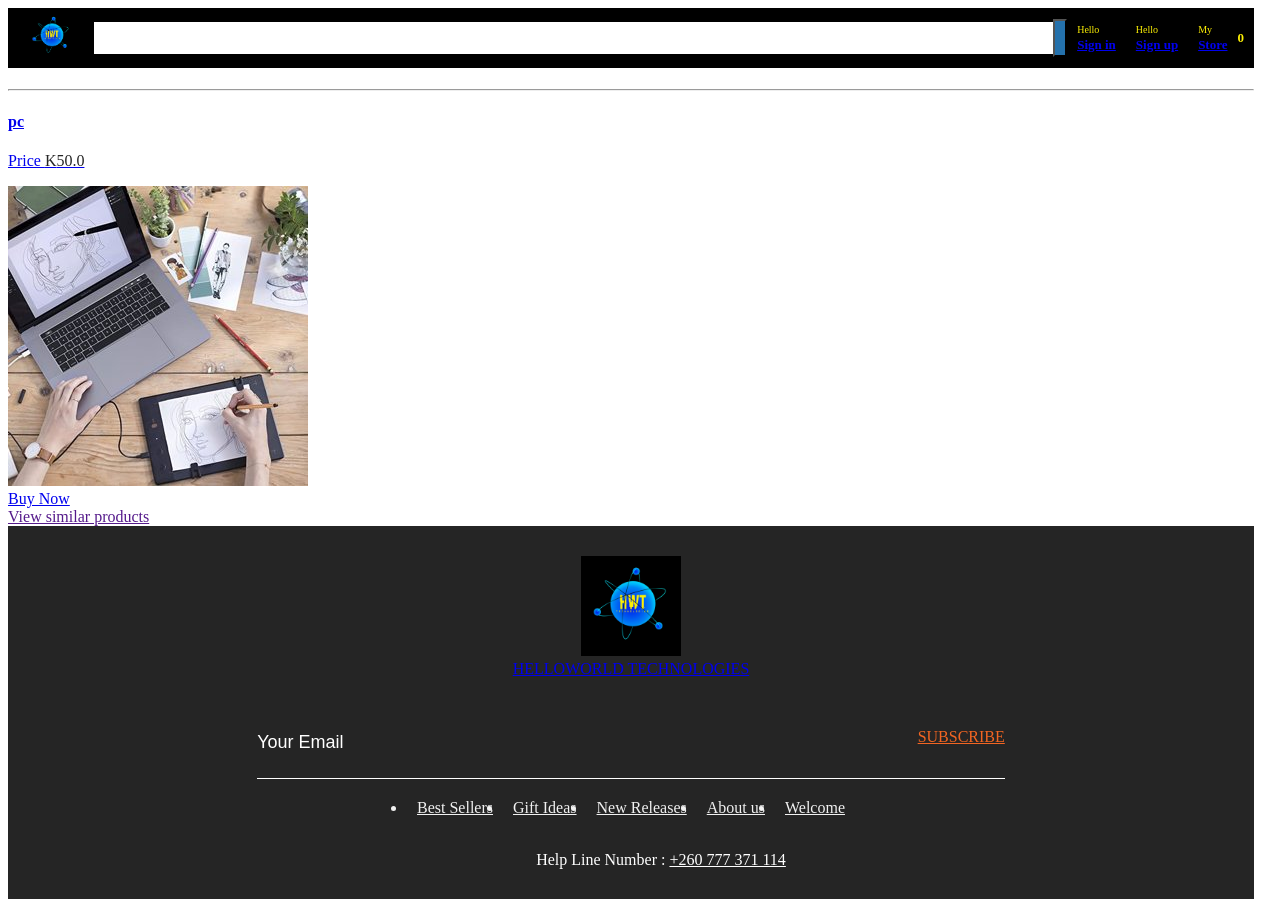
Screenshot of /Electronics/ with the database file from the repository.
### store/models.py (models this page shows, shortened)
class Product(models.Model):
    DELETED = 'deleted'
    ACTIVE = 'active'
    STATUS = (
        ('True', 'True'),
        ('False', 'False'),
        ('DELETED', 'deleted'),
        ('DRAFT', 'draft'),
        ('ACTIVE', 'Active'),
    )
    VARIANTS = (
        ('None', 'None'),
        ('Size', 'Size'),
        ('Color', 'Color'),
        ('Size-Color', 'Size-Color'),
    )
    vendor = models.ForeignKey(Vendor, related_name='products', on_delete=models.CASCADE, default=True)
    category = models.ForeignKey(Category, related_name= 'products', on_delete=models.CASCADE) #many to one relation with Category
    title = models.CharField(max_length=150)
    keywords = models.CharField(max_length=255)
    description = models.TextField(max_length=255)
    image=models.ImageField(upload_to='images/',null=True, blank=True)
    thumbnail = models.ImageField(upload_to='uploads/product_images/thumbnail', blank=True, null=True)
    price = models.IntegerField()
    amount=models.IntegerField(default=0, blank=True, null=True)
    minamount=models.IntegerField(default=3, blank=True, null=True)
    variant=models.CharField(max_length=10,choices=VARIANTS, default='None')
    detail=RichTextUploadingField(blank=True, null=True)
    slug = models.SlugField(null=False, unique=True)
    status=models.CharField(max_length=10,choices=STATUS, default=ACTIVE)
    create_at=models.DateTimeField(auto_now_add=True)
    update_at=models.DateTimeField(auto_now=True)
    def get_display_price(self): ### to display price in decimal of the product on the front page
        return self.price / 100
    class Meta: #this function sorts products in the order of newly created to be listed first on the front page
        ordering = ('-create_at',)
    def image_tag(self): ## method to create a fake table field in read only mode
        return mark_safe('<img src="{}" height="50"/>'.format(self.image.url))
    image_tag.short_description = 'Image'
    def get_thumbnail(self):
        if self.thumbnail:
            return self.thumbnail.url

### store/views.py (the view)
# urls.py: path('<slug:slug>/', views.category_detail, name='category_detail'),
def category_detail(request, slug):
    category = get_object_or_404(Category, slug=slug)
    products = category.products.exclude(status=Product.DELETED)# status=Product.ACTIVE to show only active products in the category detail page
    return render(request, 'store/category_detail.html', {
        'category': category,
        'products': products
    })

### store/context_processors.py (called while the page is built)
def cart(request):
    return{'cart': Cart(request)}

### store/templates/store/category_detail.html (shortened to what this page needs)
{% extends 'core/base.html' %}
{% load static %}
{% block content %}
<div class="fashion_section">
   <div id="">
      <div class="carousel-inner">
         <div class="carousel-item active">
            <div class="container">
               <div class="fashion_section_2 flex">
                  {% if products %}
                  <div class="row">
                     {% for product in products %}
                        <div class="col-lg-4 col-sm-4">
                           <div class="box_main">
                              <a href="{% url 'product_detail' product.category.slug product.slug %}">
                                 <hr>
                                 <h4 class="shirt_text">{{ product.title }}</h4>
                                 <p class="price_text">Price  <span style="color: #262626;">K{{ product.get_display_price }}</span></p>
                                 <div class="electronic_img"><img src="{{ product.get_thumbnail }}" alt="Image of {{ product.title }}"></div>
                                 <div class="btn_main">
                                    <div class="buy_bt"><a href="{% static '' %}#">Buy Now</a></div>
                                    <div class="seemore_bt"><a href="">View similar products</a></div>
                                 </div>
                              </a>
                           </div>
                        </div>
                     {% endfor %}
                  </div>
                  {% else %}
                  <p>There are no product matching this category 😔</p>
                  {% endif %}
               </div>
            </div>
         </div>
      </div>
   </div>
</div>
{% endblock %}

### rows the page displays
Product: title "pc", get_display_price "50.0", get_thumbnail (picture)
